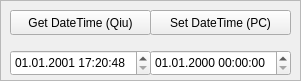
   <widget class="QFrame" name="frame_2">
    <property name="geometry">
     <rect>
      <x>760</x>
      <y>20</y>
      <width>301</width>
      <height>81</height>
     </rect>
    </property>
    <property name="frameShape">
     <enum>QFrame::StyledPanel</enum>
    </property>
    <property name="frameShadow">
     <enum>QFrame::Sunken</enum>
    </property>
    <widget class="QPushButton" name="get_datetime_qiu">
     <property name="geometry">
      <rect>
       <x>10</x>
       <y>10</y>
       <width>141</width>
       <height>25</height>
      </rect>
     </property>
     <property name="text">
      <string>Get DateTime (Qiu)</string>
     </property>
    </widget>
    <widget class="QDateTimeEdit" name="datetime_qiu">
     <property name="geometry">
      <rect>
       <x>10</x>
       <y>50</y>
       <width>141</width>
       <height>26</height>
      </rect>
     </property>
     <property name="date">
      <date>
       <year>2001</year>
       <month>1</month>
       <day>1</day>
      </date>
     </property>
     <property name="time">
      <time>
       <hour>17</hour>
       <minute>20</minute>
       <second>48</second>
      </time>
     </property>
     <property name="minimumDateTime">
      <datetime>
       <hour>1</hour>
       <minute>1</minute>
       <second>0</second>
       <year>2001</year>
       <month>1</month>
       <day>1</day>
      </datetime>
     </property>
     <property name="minimumDate">
      <date>
       <year>2001</year>
       <month>1</month>
       <day>1</day>
      </date>
     </property>
     <property name="minimumTime">
      <time>
       <hour>1</hour>
       <minute>1</minute>
       <second>0</second>
      </time>
     </property>
     <property name="displayFormat">
      <string>dd.MM.yyyy HH:mm:ss</string>
     </property>
    </widget>
    <widget class="QDateTimeEdit" name="datetime_pc">
     <property name="geometry">
      <rect>
       <x>150</x>
       <y>50</y>
       <width>141</width>
       <height>26</height>
      </rect>
     </property>
     <property name="displayFormat">
      <string>dd.MM.yyyy HH:mm:ss</string>
     </property>
    </widget>
    <widget class="QPushButton" name="set_datetime_pc">
     <property name="geometry">
      <rect>
       <x>150</x>
       <y>10</y>
       <width>141</width>
       <height>25</height>
      </rect>
     </property>
     <property name="text">
      <string>Set DateTime (PC)</string>
     </property>
    </widget>
   </widget>
